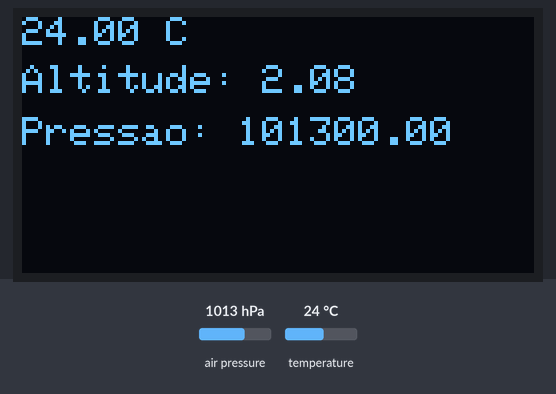
A program run on a simulated Arduino Uno, built with avr-gcc and run on an emulated ATmega328P. On the bench: 128×64 one-colour display. The test bench sets the inputs (shaded band); at power-on: air pressure 1013 hPa, temperature 24 °C.

Above: at 5.3 s.
5.4 s: air pressure set to 952 hPa
At 6.6 s:
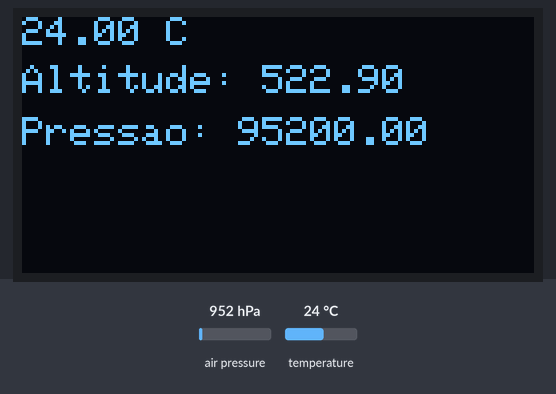
6.9 s: temperature set to 12 °C
At 7.7 s:
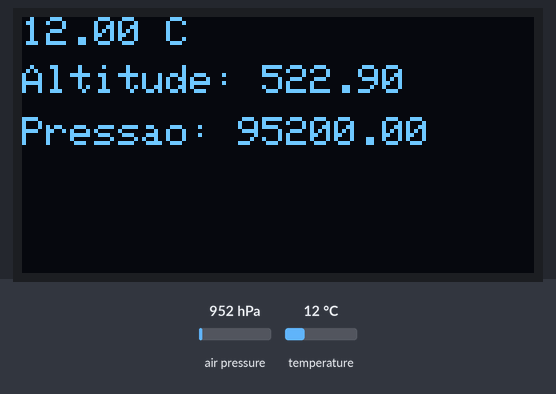
8.4 s: air pressure set to 975 hPa
At 9.6 s:
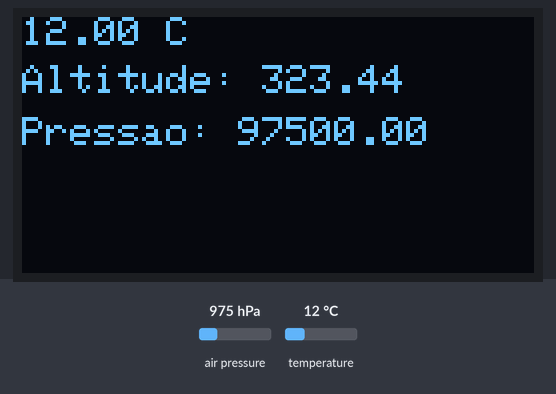
9.9 s: temperature set to 19 °C
Timing chart, 0 to 12.4 s (numbered marks = the images above; inputs shaded):
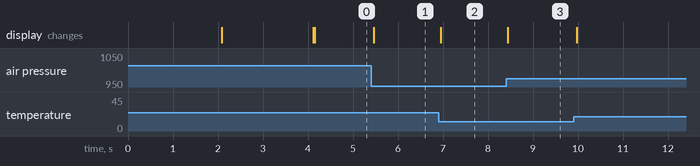

The program:

main.cpp
```cpp
#include <Adafruit_BMP280.h>
#include <Adafruit_GFX.h>
#include <Adafruit_SSD1306.h>
#include <Arduino.h>
#include <Wire.h>

// Define e configura display
#define OLED_RESET 4
Adafruit_SSD1306 display(OLED_RESET);

#define BMP_SCK (13)
#define BMP_MISO (12)
#define BMP_MOSI (11)
#define BMP_CS (10)
#define BMP085_ADDRESS 0x76
Adafruit_BMP280 bmp;

void initScreen();

void setup() {
  // Inicializa I2C
  Wire.begin();

  // Inicializa display no endereço 0x3C do I2C
  display.begin(SSD1306_SWITCHCAPVCC, 0x3C);

  initScreen();

  // display.clearDisplay();
  // display.setTextColor(WHITE);
  // display.setTextSize(1);

  // display.setCursor(0, 10);
  // display.print("Iniciando novo...");
  // display.display();
  // delay(1000);

  while (!Serial)
    delay(10); // wait for native usb
  unsigned status;

  status = bmp.begin(BMP085_ADDRESS);
  if (!status) {
    // Apaga display
    display.clearDisplay();
    // Configurar tamanho da fonte
    display.setCursor(50, 0);
    display.print("Erro");
    display.setCursor(0, 12);
    display.print("Sensor not found.");
    display.display();
    while (1)
      delay(10);
  }

  /* Default settings from datasheet. */
  bmp.setSampling(Adafruit_BMP280::MODE_NORMAL,     /* Operating Mode. */
    Adafruit_BMP280::SAMPLING_X2,     /* Temp. oversampling */
    Adafruit_BMP280::SAMPLING_X16,    /* Pressure oversampling
                                       */
    Adafruit_BMP280::FILTER_X16,      /* Filtering. */
    Adafruit_BMP280::STANDBY_MS_500); /* Standby time. */
}

void loop() {
  // Apaga display
  display.clearDisplay();

  // Configura cor, utilizar White mesmo que display seja de
  // outra cor
  display.setTextColor(WHITE);

  // Configurar tamanho da fonte
  display.setTextSize(1);

  // Imprime texto
  display.setCursor(0, 0);
  display.print(bmp.readTemperature());
  display.print(" C");
  display.setCursor(0, 12);
  display.print("Altitude: ");
  display.print(bmp.readAltitude(1013.25));
  display.setCursor(0, 25);
  display.print("Pressao: ");
  display.print(bmp.readPressure());
  display.setCursor(0, 30);

  display.display();
}

void initScreen() {
  display.setRotation(0);
  display.setTextSize(1);
  display.setTextColor(WHITE);
  display.setCursor(2, 24);
  display.clearDisplay();
  display.print(F("Variometro"));

  display.display();

  delay(2000);

  display.clearDisplay();
  display.setCursor(2, 24);
  display.print(F("  , )( `  "));
  display.display();

  delay(2000);

  display.clearDisplay();
  display.display();
}
```

Measured:
- after the input at 5.4 s, the display: changes after 0.06 s (image 1)
- after the input at 6.9 s, the display: changes after 0.05 s (image 2)
- after the input at 8.4 s, the display: changes at once (image 3)
